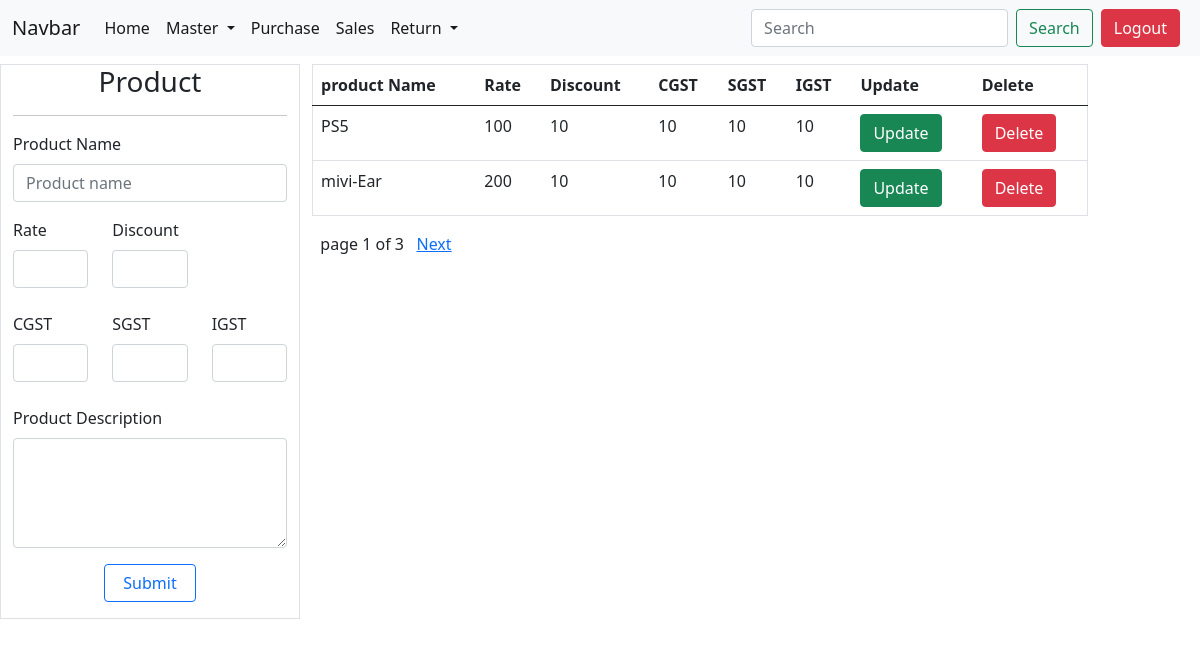
/product/ (signed in), run on the app's committed database.
### inventoryApp/models.py (models this page shows, shortened)
class productModel(models.Model):
    profileName = models.ForeignKey(registerModel,on_delete=models.CASCADE)
    productName = models.CharField(max_length=100)
    rate = models.IntegerField(default=0)
    discount = models.IntegerField(default=0,blank=True, null=True)
    CGST = models.IntegerField(default=0,blank=True, null=True)
    SGST = models.IntegerField(default=0,blank=True, null=True)
    IGST = models.IntegerField(default=0,blank=True, null=True)
    productDescription = models.CharField(max_length=900,blank=True,null=True)

### inventoryApp/models.py (called while the page is built)
    def __str__(self):
        return self.email

### inventoryApp/views/product.py (called while the page is built, shortened)
def product(request):
    mail = request.session.get('email')
    email = registerModel.objects.get(email=mail)
    productDetail = productModel.objects.filter(profileName__email=email)
    productDetail = getPaginator(request,productDetail)
    data = {'productDetail':productDetail}
    return render(request,'inventory/product.html',data)

def getPaginator(request,modelName):
    paginator = Paginator(modelName,2)
    getPageNumber = request.GET.get('page')
    try:
        modelName = paginator.get_page(getPageNumber)
    except PageNotAnInteger:
        modelName = paginator.page(1)
    except EmptyPage:
        modelName = paginator.page(paginator.num_pages)
    return modelName

### templates/inventory/product.html (shortened to what this page needs)
{% extends 'inventory/homebase.html'%}
{% load static %}
{% block bodyBlock %}
<div class="container-fluid">
    <div class="row mt-2">
        <div class="col-lg-3 border">
            <h3 class="text-center">Product</h3>
            <hr>
              <form method="POST">
                  <div class="mb-3">
                    <label class="form-label">Product Name</label>
                    <input type="text" class="form-control" id="" name="productName" value="{{productById.productName}}" placeholder="Product name" required>
                  </div>
                  <div class="row">
                    <div class="col-lg-4">
                      <label class="form-label">Rate</label>
                      <input type="number" class="form-control" id="" name="rate" value="{{productById.rate}}" required>
                    </div>
                    <div class="col-lg-4">
                      <label class="form-label">Discount</label>
                      <input type="number" class="form-control" id="" name="discount" value="{{productById.discount}}" required>
                    </div>
                  </div>
                  <br>
                  <div class="row">
                    <div class="col-lg-4">
                      <label class="form-label">CGST</label>
                      <input type="number" class="form-control" id="" name="CGST" value="{{productById.CGST}}" required>
                    </div>
                    <div class="col-lg-4">
                      <label class="form-label">SGST</label>
                      <input type="number" class="form-control" id="" name="SGST" value="{{productById.SGST}}" required>
                    </div>
                    <div class="col-lg-4">
                      <label class="form-label">IGST</label>
                      <input type="number" class="form-control" id="" name="IGST" value="{{productById.IGST}}" required>
                    </div>
                  </div>
                  <br>
                  <div class="mb-3">
                    <label class="form-label">Product Description</label>
                    <textarea class="form-control" id="" name="productDescription" rows="4" placeholder="Product Description">
                      {% if productById.productDescription is None %}
                      {% else %}
                      {{productById.productDescription}}
                      {% endif %}
                    </textarea>
                  </div>
                  <div class="d-grid gap-2 col-4 mx-auto mb-3">
                    <button type="submit" id="submitval" class="btn  btn-outline-primary ">Submit</button>
                </div>
              </form>
        </div>
        <div class="col-lg-8">
          <div class="col-lg-12">
            <table class="table border">
              <thead>
                <tr>
                  <th scope="col">product Name</th>
                  <th scope="col">Rate</th>
                  <th scope="col">Discount</th>
                  <th scope="col">CGST</th>
                  <th scope="col">SGST</th>
                  <th scope="col">IGST</th>
                  <th scope="col">Update</th>
                  <th scope="col">Delete</th>
                </tr>
              </thead>
              <tbody>
                {% for productDetail in productDetail%}
                <tr>
                  <td>{{productDetail.productName}}</td>
                  <td>{{productDetail.rate}}</td>
                  <td>{{productDetail.discount}}</td>
                  <td>{{productDetail.CGST}}</td>
                  <td>{{productDetail.SGST}}</td>
                  <td>{{productDetail.IGST}}</td>
                  <td><a href="/updateProduct/{{productDetail.id}}" class="btn btn-success">Update</a></td>
                  <td><button class="btn btn-danger" data-bs-toggle="modal" data-bs-target="#staticBackdrop-{{productDetail.id}}"> Delete </button></td>
                </tr>
                  {% endfor %}
              </tbody>
            </table>
            {%include 'inventory/paginator.html' with page=productDetail %}
          </div>
        </div>
    </div>
</div>
{% endblock %}

### static/css/maincss.css (style rules this page uses)
input[type=number] { -moz-appearance: textfield; }

### data on the page
productModel: productName "PS5", rate "100", discount "10", CGST "10", SGST "10", IGST "10"
productModel: productName "mivi-Ear", rate "200", discount "10", CGST "10", SGST "10", IGST "10"

### other printed values
{{ page.number }} "1"
{{ page.paginator.num_pages }} "3"
